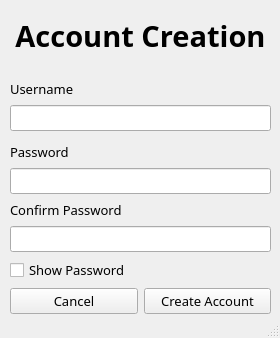
<?xml version="1.0" encoding="UTF-8"?>
<ui version="4.0">
 <class>MainWindow</class>
 <widget class="QMainWindow" name="MainWindow">
  <property name="geometry">
   <rect>
    <x>0</x>
    <y>0</y>
    <width>280</width>
    <height>338</height>
   </rect>
  </property>
  <property name="font">
   <font>
    <family>IBM Plex Sans</family>
    <pointsize>10</pointsize>
   </font>
  </property>
  <property name="windowTitle">
   <string>Create a New Account</string>
  </property>
  <widget class="QWidget" name="centralwidget">
   <widget class="QWidget" name="layoutWidget">
    <property name="geometry">
     <rect>
      <x>10</x>
      <y>10</y>
      <width>261</width>
      <height>304</height>
     </rect>
    </property>
    <layout class="QVBoxLayout" name="vLayout_newAcc">
     <item>
      <widget class="QLabel" name="lbl_accCreation">
       <property name="font">
        <font>
         <pointsize>22</pointsize>
         <weight>75</weight>
         <bold>true</bold>
        </font>
       </property>
       <property name="text">
        <string>Account Creation</string>
       </property>
       <property name="alignment">
        <set>Qt::AlignCenter</set>
       </property>
      </widget>
     </item>
     <item>
      <spacer name="verticalSpacer_2">
       <property name="orientation">
        <enum>Qt::Vertical</enum>
       </property>
       <property name="sizeType">
        <enum>QSizePolicy::Fixed</enum>
       </property>
       <property name="sizeHint" stdset="0">
        <size>
         <width>20</width>
         <height>10</height>
        </size>
       </property>
      </spacer>
     </item>
     <item>
      <layout class="QVBoxLayout" name="vLayout_username">
       <item>
        <widget class="QLabel" name="lbl_username">
         <property name="text">
          <string>Username</string>
         </property>
        </widget>
       </item>
       <item>
        <widget class="QLineEdit" name="line_username"/>
       </item>
      </layout>
     </item>
     <item>
      <spacer name="verticalSpacer">
       <property name="orientation">
        <enum>Qt::Vertical</enum>
       </property>
       <property name="sizeType">
        <enum>QSizePolicy::Fixed</enum>
       </property>
       <property name="sizeHint" stdset="0">
        <size>
         <width>20</width>
         <height>5</height>
        </size>
       </property>
      </spacer>
     </item>
     <item>
      <layout class="QVBoxLayout" name="vLayout_password">
       <item>
        <widget class="QLabel" name="lbl_password">
         <property name="text">
          <string>Password</string>
         </property>
        </widget>
       </item>
       <item>
        <widget class="QLineEdit" name="line_password">
         <property name="echoMode">
          <enum>QLineEdit::Password</enum>
         </property>
        </widget>
       </item>
      </layout>
     </item>
     <item>
      <layout class="QVBoxLayout" name="vLayout_confirmPassword">
       <item>
        <widget class="QLabel" name="lbl_confirmPassword">
         <property name="text">
          <string>Confirm Password</string>
         </property>
        </widget>
       </item>
       <item>
        <widget class="QLineEdit" name="line_confirmPassword"/>
       </item>
      </layout>
     </item>
     <item>
      <widget class="QCheckBox" name="checkbox_showPassword">
       <property name="text">
        <string>Show Password</string>
       </property>
      </widget>
     </item>
     <item>
      <layout class="QHBoxLayout" name="hLayout_buttons">
       <item>
        <widget class="QPushButton" name="btn_cancel">
         <property name="text">
          <string>Cancel</string>
         </property>
        </widget>
       </item>
       <item>
        <widget class="QPushButton" name="btn_createAcc">
         <property name="text">
          <string>Create Account</string>
         </property>
        </widget>
       </item>
      </layout>
     </item>
    </layout>
   </widget>
  </widget>
  <widget class="QStatusBar" name="statusbar"/>
 </widget>
 <resources/>
 <connections/>
</ui>
